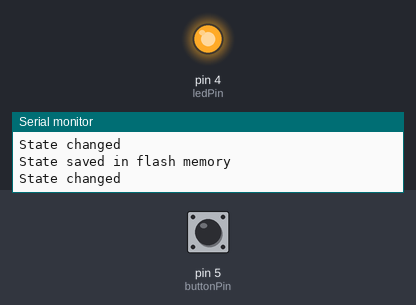
A sketch run on a simulated Arduino Uno, built for the host (arithmetic inside an expression is 32-bit, double 64-bit). Parts: output pins drawn as LEDs (lit = HIGH), the last lines printed to the serial monitor. The test bench sets the inputs (shaded band); at power-on: pin 5 (buttonPin) LOW. EEPROM starts erased.

Above: at 1.2 s.
1.3 s: pin 5 (buttonPin) pulled HIGH for 0.15 s
At 2.5 s:
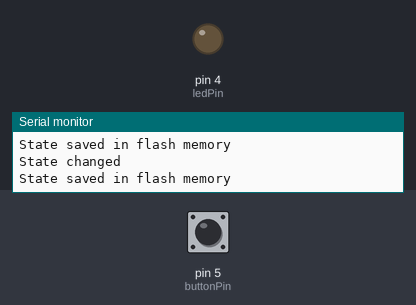
2.9 s: pin 5 (buttonPin) pulled HIGH for 1 s
At 3.7 s:
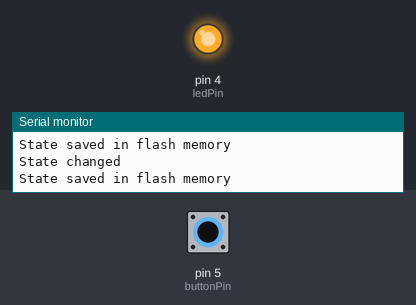
5.4 s: pin 5 (buttonPin) pulled HIGH for 3.2 s
At 6.8 s:
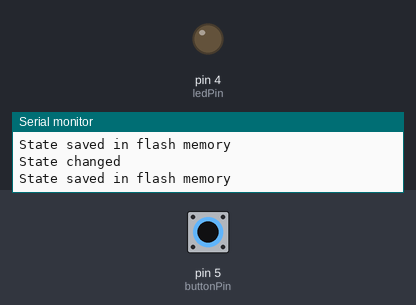
Timing chart, 0 to 8.4 s (numbered marks = the images above; inputs shaded):
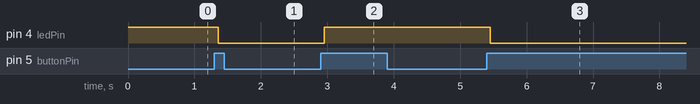

Measured:
- after the input at 1.3 s, pin 4 (ledPin): HIGH → LOW after 0.06 s
- after the input at 2.9 s, pin 4 (ledPin): LOW → HIGH after 0.05 s
- after the input at 5.4 s, pin 4 (ledPin): HIGH → LOW after 0.05 s

The sketch:

esp_flash_memory.ino
```cpp
// include library to read and write from flash memory
#include <EEPROM.h>

// define the number of bytes you want to access
#define EEPROM_SIZE 1

// constants won't change. They're used here to set pin numbers:
const int buttonPin = 5;    // the number of the pushbutton pin
const int ledPin = 4 ;      // the number of the LED pin

// Variables will change:
int ledState = HIGH;         // the current state of the output pin
int buttonState;             // the current reading from the input pin
int lastButtonState = LOW;   // the previous reading from the input pin

// the following variables are unsigned longs because the time, measured in
// milliseconds, will quickly become a bigger number than can be stored in an int.
unsigned long lastDebounceTime = 0;  // the last time the output pin was toggled
unsigned long debounceDelay = 50;    // the debounce time; increase if the output flickers

void setup() {
  Serial.begin(115200);

  // initialize EEPROM with predefined size
  EEPROM.begin(EEPROM_SIZE);

  pinMode(buttonPin, INPUT);
  pinMode(ledPin, OUTPUT);

  // read the last LED state from flash memory
  ledState = EEPROM.read(0);
  // set the LED to the last stored state
  digitalWrite(ledPin, ledState);
}

void loop() {
  // read the state of the switch into a local variable:
  int reading = digitalRead(buttonPin);

  // check to see if you just pressed the button
  // (i.e. the input went from LOW to HIGH), and you've waited long enough
  // since the last press to ignore any noise:

  // If the switch changed, due to noise or pressing:
  if (reading != lastButtonState) {
    // reset the debouncing timer
    lastDebounceTime = millis();
  }

  if ((millis() - lastDebounceTime) > debounceDelay) {
    // whatever the reading is at, it's been there for longer than the debounce
    // delay, so take it as the actual current state:

    // if the button state has changed:
    if (reading != buttonState) {
      buttonState = reading;

      // only toggle the LED if the new button state is HIGH
      if (buttonState == HIGH) {
        ledState = !ledState;
      }
    }
  }
  // save the reading. Next time through the loop, it'll be the lastButtonState:
  lastButtonState = reading;

  // if the ledState variable is different from the current LED state
  if (digitalRead(ledPin)!= ledState) {
    Serial.println("State changed");
    // change the LED state
    digitalWrite(ledPin, ledState);
    // save the LED state in flash memory
    EEPROM.write(0, ledState);
    EEPROM.commit();
    Serial.println("State saved in flash memory");
  }
}
```
